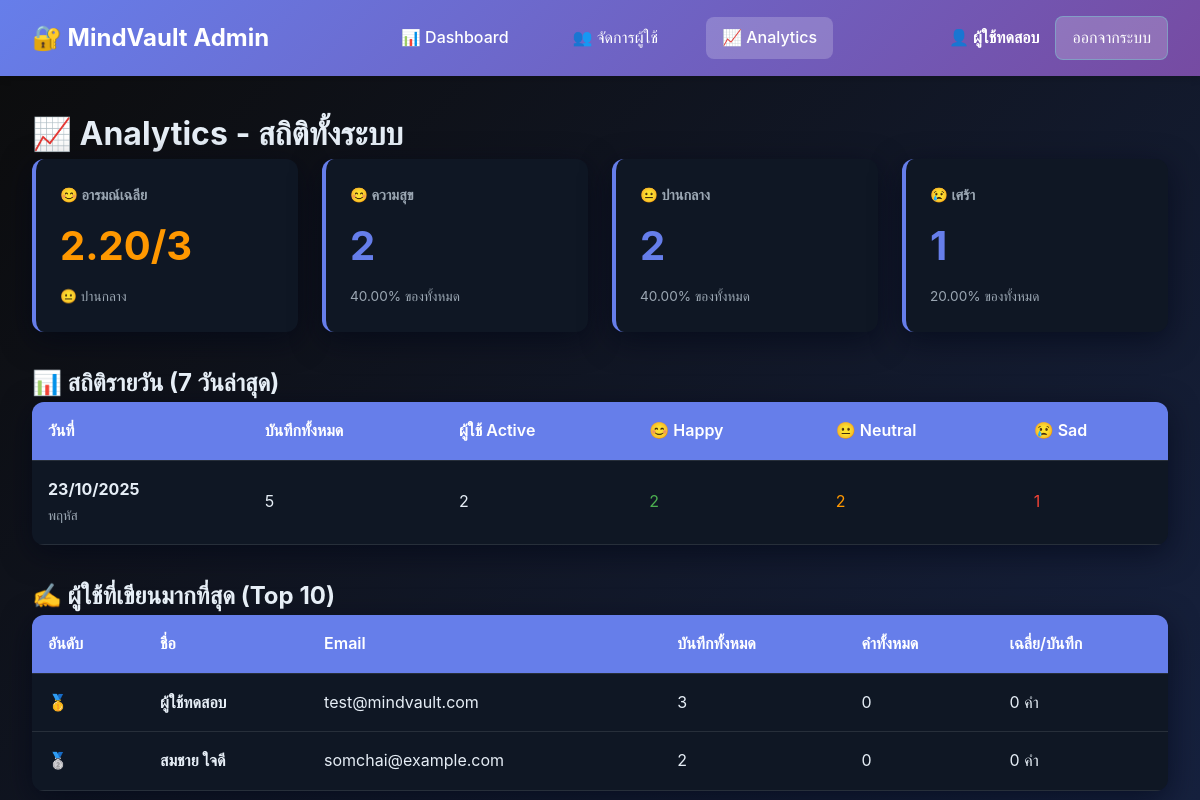
Page /admin/analytics.php (signed in) on the earlier database version.
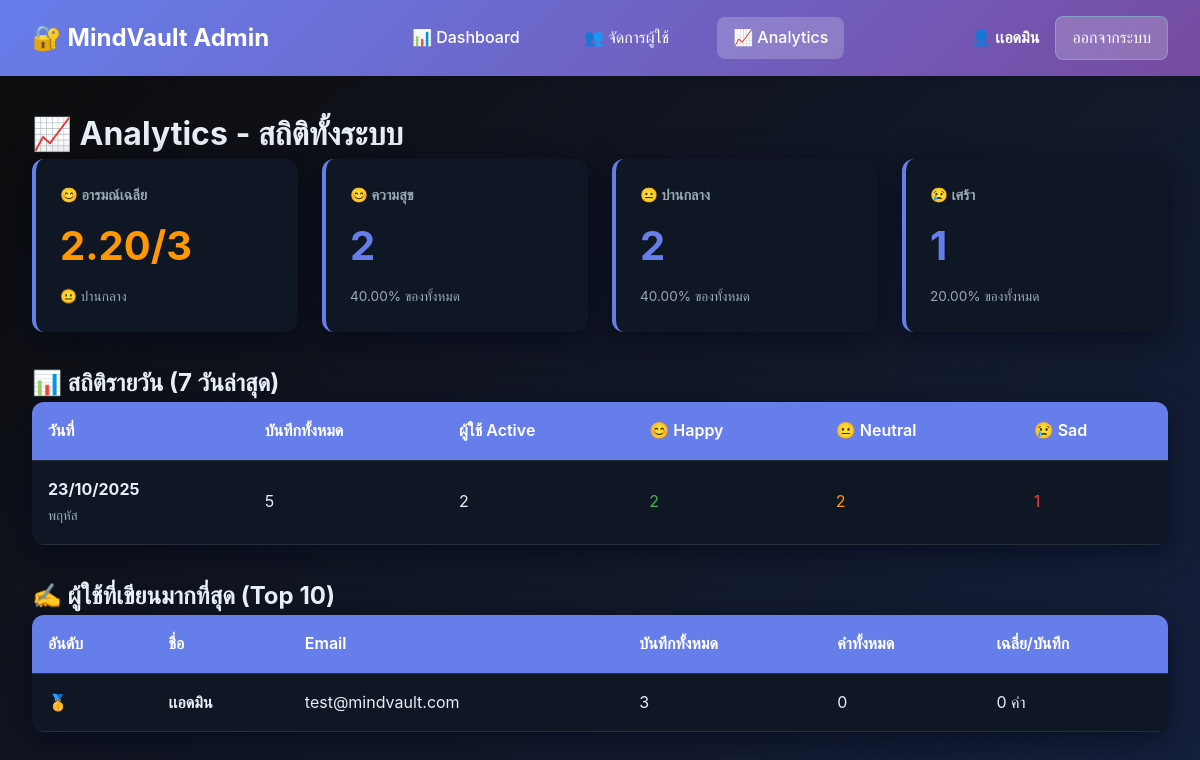
Same page on the later database version.
### tables this page shows
CREATE TABLE IF NOT EXISTS users (
    id INT AUTO_INCREMENT PRIMARY KEY,
    name VARCHAR(100) NOT NULL,
    email VARCHAR(100) NOT NULL UNIQUE,
    password VARCHAR(255) NOT NULL,
    role ENUM('user', 'admin') DEFAULT 'user',
    last_login TIMESTAMP NULL,
    created_at TIMESTAMP DEFAULT CURRENT_TIMESTAMP,
    updated_at TIMESTAMP DEFAULT CURRENT_TIMESTAMP ON UPDATE CURRENT_TIMESTAMP
);

### admin/analytics.php (the view, shortened to what the changed rows need)
<?php
require_once '../includes/db.php';
$mood_stats = $conn->query("
    SELECT
        mood,
        COUNT(*) as count,
        ROUND(COUNT(*) * 100.0 / (SELECT COUNT(*) FROM entries), 2) as percentage
    FROM entries
    GROUP BY mood
    ORDER BY count DESC
")->fetch_all(MYSQLI_ASSOC);
$daily_stats = $conn->query("
    SELECT
        DATE(created_at) as date,
        COUNT(*) as total_entries,
        COUNT(DISTINCT user_id) as active_users,
        SUM(CASE WHEN mood = 'happy' THEN 1 ELSE 0 END) as happy_count,
        SUM(CASE WHEN mood = 'neutral' THEN 1 ELSE 0 END) as neutral_count,
        SUM(CASE WHEN mood = 'sad' THEN 1 ELSE 0 END) as sad_count
    FROM entries
    WHERE created_at >= DATE_SUB(CURDATE(), INTERVAL 7 DAY)
    GROUP BY DATE(created_at)
    ORDER BY date DESC
")->fetch_all(MYSQLI_ASSOC);
$top_writers = $conn->query("
    SELECT
        u.id,
        u.name,
        u.email,
        COUNT(e.id) as total_entries,
        SUM(e.word_count) as total_words,
        AVG(e.word_count) as avg_words_per_entry
    FROM users u
    LEFT JOIN entries e ON u.id = e.user_id
    GROUP BY u.id, u.name, u.email
    HAVING total_entries > 0
    ORDER BY total_entries DESC
    LIMIT 10
")->fetch_all(MYSQLI_ASSOC);
include 'includes/header.php';
?>
<h1>📈 Analytics - สถิติทั้งระบบ</h1>
<div class="stats-grid">
    <?php foreach($mood_stats as $mood): ?>
    <div class="stat-card">
        <h3>
            <?php
            $mood_labels = [
                'happy' => '😊 ความสุข',
                'neutral' => '😐 ปานกลาง',
                'sad' => '😢 เศร้า'
            ];
            echo $mood_labels[$mood['mood']] ?? $mood['mood'];
            ?>
        </h3>
        <div class="stat-value"><?php echo number_format($mood['count']); ?></div>
        <div class="stat-label"><?php echo $mood['percentage']; ?>% ของทั้งหมด</div>
    </div>
    <?php endforeach; ?>
</div>
<h2>📊 สถิติรายวัน (7 วันล่าสุด)</h2>
<div class="data-table">
    <table>
        <thead>
            <tr>
                <th>วันที่</th>
                <th>บันทึกทั้งหมด</th>
                <th>ผู้ใช้ Active</th>
                <th>😊 Happy</th>
                <th>😐 Neutral</th>
                <th>😢 Sad</th>
            </tr>
        </thead>
        <tbody>
            <?php foreach($daily_stats as $day): ?>
            <tr>
                <td>
                    <strong><?php echo date('d/m/Y', strtotime($day['date'])); ?></strong><br>
                    <small style="color: var(--muted);">
                        <?php
                        $thai_days = ['อาทิตย์', 'จันทร์', 'อังคาร', 'พุธ', 'พฤหัส', 'ศุกร์', 'เสาร์'];
                        echo $thai_days[date('w', strtotime($day['date']))];
                        ?>
                    </small>
                </td>
                <td><?php echo number_format($day['total_entries']); ?></td>
                <td><?php echo number_format($day['active_users']); ?></td>
                <td style="color: #4caf50;"><?php echo number_format($day['happy_count']); ?></td>
                <td style="color: #ff9800;"><?php echo number_format($day['neutral_count']); ?></td>
                <td style="color: #f44336;"><?php echo number_format($day['sad_count']); ?></td>
            </tr>
            <?php endforeach; ?>
        </tbody>
    </table>
</div>
<h2 style="margin-top: 2rem;">✍️ ผู้ใช้ที่เขียนมากที่สุด (Top 10)</h2>
<div class="data-table">
    <table>
        <thead>
            <tr>
                <th>อันดับ</th>
                <th>ชื่อ</th>
                <th>Email</th>
                <th>บันทึกทั้งหมด</th>
                <th>คำทั้งหมด</th>
                <th>เฉลี่ย/บันทึก</th>
            </tr>
        </thead>
        <tbody>
            <?php $rank = 1; foreach($top_writers as $writer): ?>
            <tr>
                <td>
                    <?php
                    if($rank == 1) echo '🥇';
                    elseif($rank == 2) echo '🥈';
                    elseif($rank == 3) echo '🥉';
                    else echo $rank;
                    ?>
                </td>
                <td><strong><?php echo htmlspecialchars($writer['name']); ?></strong></td>
                <td><?php echo htmlspecialchars($writer['email']); ?></td>
                <td><?php echo number_format($writer['total_entries']); ?></td>
                <td><?php echo number_format($writer['total_words']); ?></td>
                <td><?php echo number_format($writer['avg_words_per_entry'], 0); ?> คำ</td>
            </tr>
            <?php $rank++; endforeach; ?>
        </tbody>
    </table>
</div>
    </div>
</body>
</html>

### admin/includes/header.php (shortened to what the changed rows need)
<!DOCTYPE html>
<html lang="th">
<head>
    <link rel="stylesheet" href="../assets/css/dashboard.css">
</head>
<body>
    <div class="admin-header">
        <div class="admin-header-content">
            <div class="admin-user-info">
                <span class="admin-user-name">👤 <?php echo htmlspecialchars($_SESSION['admin_name'] ?? 'Admin'); ?></span>
                <a href="logout.php" class="logout-btn">ออกจากระบบ</a>
            </div>
        </div>
    </div>
    <div class="admin-content">

Differences in the rows shown:
removed users: name "สมชาย ใจดี", email "somchai@example.com", total_entries "2", total_words "0", avg_words_per_entry "0"
changed users "test@mindvault.com": name "ผู้ใช้ทดสอบ" → "เเอดมิน"
Other differences:
$_SESSION['admin_name']: "ผู้ใช้ทดสอบ" → "เเอดมิน"
